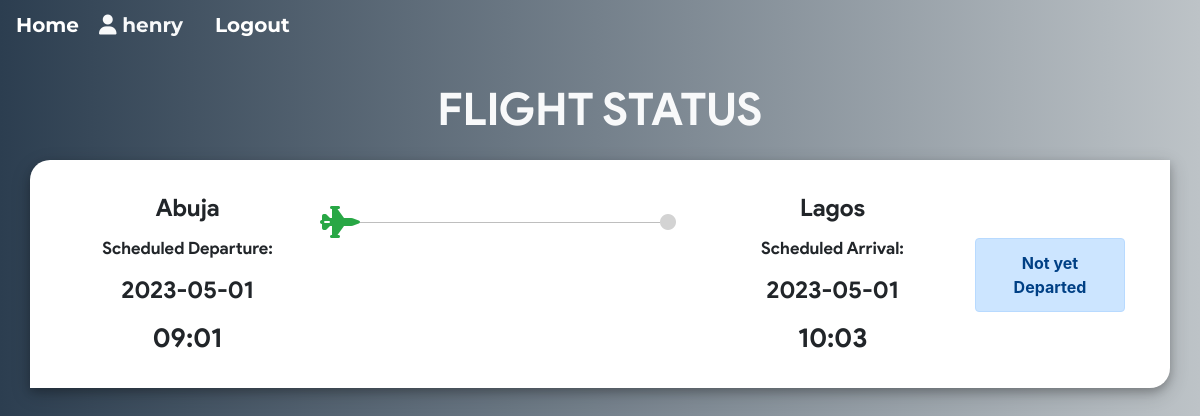
/my_flights.php (signed in), run on the app's committed database.
### tables this page shows
CREATE TABLE `ticket` (
  `ticket_id` int(11) NOT NULL AUTO_INCREMENT,
  `passenger_id` int(11) NOT NULL,
  `flight_id` int(11) NOT NULL,
  `user_id` int(11) NOT NULL,
  `seat_no` varchar(10) NOT NULL,
  `cost` int(11) NOT NULL,
  `class` varchar(3) NOT NULL,
  PRIMARY KEY (`ticket_id`),
  KEY `user_id` (`user_id`),
  KEY `flight_id` (`flight_id`),
  KEY `passenger_id` (`passenger_id`),
  CONSTRAINT `ticket_ibfk_1` FOREIGN KEY (`user_id`) REFERENCES `users` (`user_id`),
  CONSTRAINT `ticket_ibfk_2` FOREIGN KEY (`flight_id`) REFERENCES `flight` (`flight_id`),
  CONSTRAINT `ticket_ibfk_3` FOREIGN KEY (`passenger_id`) REFERENCES `passenger_profile` (`passenger_id`) ON DELETE CASCADE
);

CREATE TABLE `flight` (
  `flight_id` int(11) NOT NULL AUTO_INCREMENT,
  `admin_id` int(11) NOT NULL,
  `arrivale` datetime NOT NULL,
  `departure` datetime NOT NULL,
  `Destination` varchar(20) NOT NULL,
  `source` varchar(20) NOT NULL,
  `airline` varchar(20) NOT NULL,
  `Seats` varchar(110) NOT NULL,
  `duration` varchar(20) NOT NULL,
  `Price` int(11) NOT NULL,
  `status` varchar(6) DEFAULT NULL,
  `issue` varchar(50) DEFAULT NULL,
  `last_seat` varchar(5) DEFAULT '',
  `bus_seats` int(11) DEFAULT '20',
  `last_bus_seat` varchar(5) DEFAULT '',
  PRIMARY KEY (`flight_id`),
  KEY `admin_id` (`admin_id`),
  KEY `destination` (`Destination`),
  KEY `source` (`source`),
  CONSTRAINT `flight_ibfk_1` FOREIGN KEY (`admin_id`) REFERENCES `admin` (`admin_id`)
);

### my_flights.php (the view, shortened to what this page needs)
<?php if(isset($_SESSION['userId'])) {
    require 'helpers/init_conn_db.php';
?>
<main>
    <div class="container">
    <h1 class="text-center text-light mt-4 mb-4">FLIGHT STATUS</h1>
    <?php
    $sql_t = 'SELECT * FROM Ticket WHERE user_id=?';
    $stmt_t = mysqli_stmt_init($conn);
    if(!mysqli_stmt_prepare($stmt_t,$sql_t)) {
        header('Location: ticket.php?error=sqlerror');
        exit();
    } else {
        mysqli_stmt_bind_param($stmt_t,'i',$_SESSION['userId']);
        mysqli_stmt_execute($stmt_t);
        $result_t = mysqli_stmt_get_result($stmt_t);
        while($row_t = mysqli_fetch_assoc($result_t)) {
            $sql = 'SELECT * FROM Passenger_profile WHERE passenger_id=?';
            $stmt = mysqli_stmt_init($conn);
            if(!mysqli_stmt_prepare($stmt,$sql)) {
                header('Location: my_flights.php?error=sqlerror');
                exit();
            } else {
                mysqli_stmt_bind_param($stmt,'i',$row_t['passenger_id']);
                mysqli_stmt_execute($stmt);
                $result = mysqli_stmt_get_result($stmt);
                if ($row = mysqli_fetch_assoc($result)) {
                    $sql_f = 'SELECT * FROM Flight WHERE flight_id=? ';
                    $stmt_f = mysqli_stmt_init($conn);
                    if(!mysqli_stmt_prepare($stmt_f,$sql_f)) {
                        header('Location: my_flights.php?error=sqlerror');
                        exit();
                    } else {
                        mysqli_stmt_bind_param($stmt_f,'i',$row_t['flight_id']);
                        mysqli_stmt_execute($stmt_f);
                        $result_f = mysqli_stmt_get_result($stmt_f);
                        if($row_f = mysqli_fetch_assoc($result_f)) {
                            $date_time_dep = $row_f['departure'];
                            $date_dep = substr($date_time_dep,0,10);
                            $time_dep = substr($date_time_dep,10,6) ;
                            $date_time_arr = $row_f['arrivale'];
                            $date_arr = substr($date_time_arr,0,10);
                            $time_arr = substr($date_time_arr,10,6) ;
                            if($row_f['status'] === '') {
                                $status = "Not yet Departed";
                                $alert = 'alert-primary';
                            } else if($row_f['status'] === 'dep') {
                                $status = "Departed";
                                $alert = 'alert-info';
                            } else if($row_f['status'] === 'issue') {
                                $status = "Delayed";
                                $alert = 'alert-danger';
                            } else if($row_f['status'] === 'arr') {
                                $status = "Arrived";
                                $alert = 'alert-success';
                            }
                            echo '
                            <div class="row out mb-5 ">
                                <div class="col-md-4 order-lg-3 order-md-1"> ';
                                if($row_f['status'] === 'arr') {
                                    echo '
                                    <div class="row">
                                        <div class="col-1 p-0 m-0">
                                            <i class="fa fa-circle mt-4 text-success"
                                                style="float: right;"></i>
                                        </div>
                                        <div class="col-10 p-0 m-0 mt-3" style="float: right;">
                                            <hr class="bg-success">
                                        </div>
                                        <div class="col-1 p-0 m-0">
                                            <i class="fa fa-2x fa-fighter-jet mt-3 text-success"
                                                ></i>
                                        </div>
                                    </div>
                                    ';
                                } else {
                                    echo '
                                    <div class="row">
                                        <div class="col-1 p-0 m-0">
                                            <i class="fa fa-2x fa-fighter-jet mt-3 text-success"
                                                style="float: right;"></i>
                                        </div>
                                        <div class="col-10 p-0 m-0 mt-3" style="float: right;">
                                            <hr style="background-color: lightgrey;">
                                        </div>
                                        <div class="col-1 p-0 m-0">
                                            <i class="fa fa-circle mt-4"
                                                style="color: lightgrey;"></i>
                                        </div>
                                    </div>
                                    ';
                                }
                                    echo '
                                </div>
                                <div class="col-md-3 col-6 order-md-2 pl-0 text-center
                                    order-lg-2 card-dep">
                                    <p class="city">'.$row_f['source'].'</p>
                                    <p class="stat">Scheduled Departure:</p>
                                    <p class="date">'.$date_dep.'</p>
                                    <p class="time">'.$time_dep.'</p>
                                </div>
                                <div class="col-md-3 col-6 order-md-4 pr-0 text-center
                                    order-lg-4 card-arr"
                                    style="float: right;">
                                    <p class="city">'.$row_f['Destination'].'</p>
                                    <p class="stat">Scheduled Arrival:</p>
                                    <p class="date">'.$date_arr.'</p>
                                    <p class="time">'.$time_arr.'</p>
                                </div>
                                <div class="col-lg-2 order-md-12">
                                    <div class="alert '.$alert.' mt-5 text-center"
                                        role="alert">
                                        '.$status.'
                                    </div>
                                </div>
                            </div> ';
                        }
                    }
                }
            }
        }
    }
    ?>
</div>
</main>
<?php } ?>

### my_flights.php (style rules this page uses)
body { background: #bdc3c7; background: -webkit-linear-gradient(to right, #2c3e50, #bdc3c7); background: linear-gradient(to right, #2c3e50, #bdc3c7); }
div.out { padding: 30px; box-shadow: 0 4px 8px 0 rgba(0, 0, 0, 0.2), 0 6px 20px 0 rgba(0, 0, 0, 0.19); border-top-left-radius: 20px; border-bottom-right-radius: 20px; }
.city { font-size: 24px; }
p { margin-bottom: 10px; font-family: product sans; }
.alert { font-weight: bold; }
.date { font-size: 24px; }
.time { font-size: 27px; margin-bottom: 0px; }
.stat { font-size: 17px; }
h1 { font-weight: lighter !important; font-size: 45px !important; margin-bottom: 20px; font-family :'product sans' !important; font-weight: bolder; }
.row { background-color: white; }

### data on the page
ticket: flight.source "Abuja", flight.departure "2023-05-01", flight.departure "09:01", flight.Destination "Lagos", flight.arrivale "2023-05-01", flight.arrivale "10:03", flight.status "Not yet Departed"

### other printed values
$_SESSION['userUid'] "henry"
